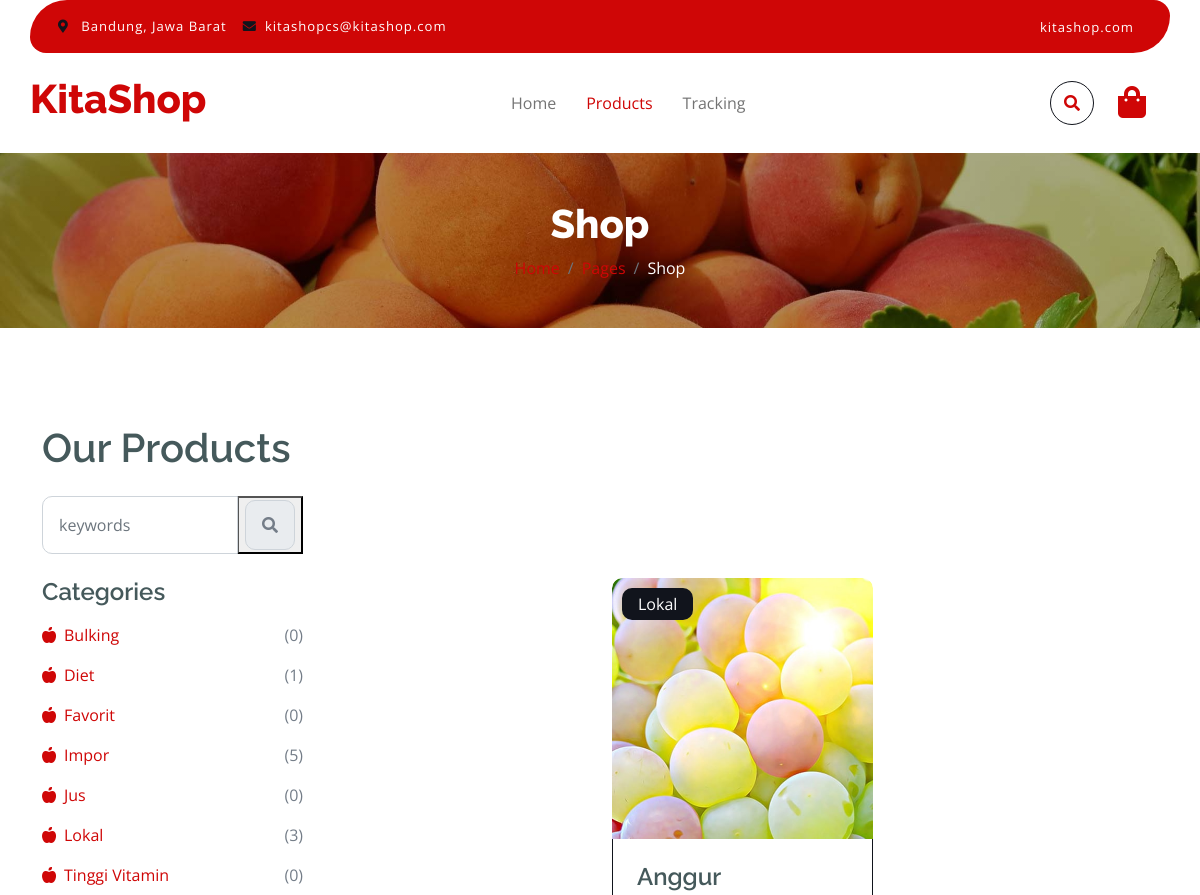
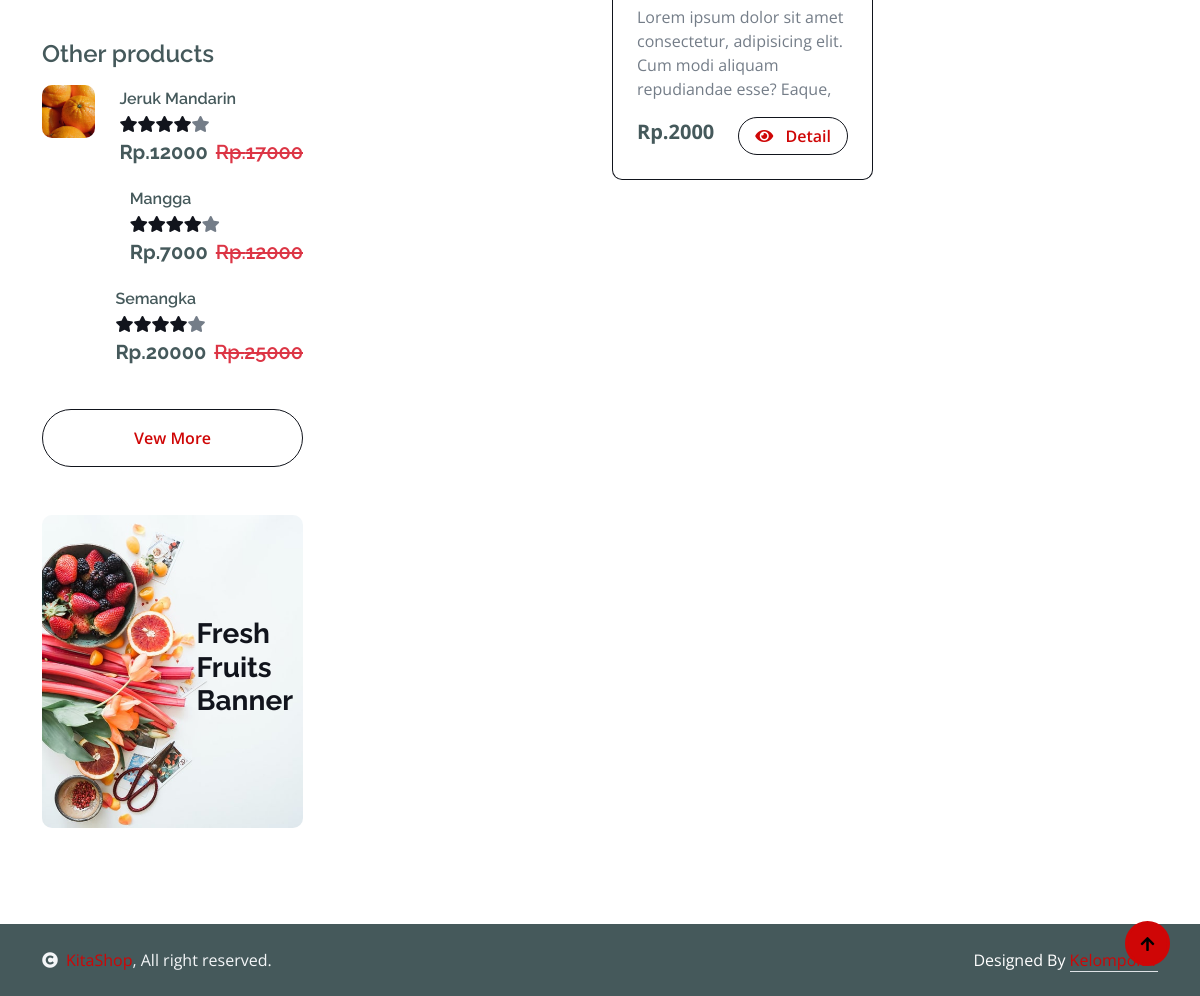
Page /search.php?keyword=Anggur on the committed database (2 pictures, top to bottom).
### tables this page shows
CREATE TABLE `category` (
  `category_id` int(11) NOT NULL,
  `category_name` varchar(23) NOT NULL
);

CREATE TABLE `product` (
  `product_id` int(11) NOT NULL,
  `product_name` varchar(56) NOT NULL,
  `product_pict` text NOT NULL,
  `product_description` text NOT NULL,
  `product_category` int(11) NOT NULL,
  `product_sub_category` int(11) DEFAULT NULL,
  `product_price` int(11) NOT NULL,
  `product_stock` int(11) NOT NULL,
  `product_status` int(2) NOT NULL
);

### function/search.php (called while the page is built)
<?php
require_once './config/database.php';
function read($keyword)
{
    global $conn;
    $query = "SELECT product_id, product_name, product_pict, product_description, product_category, product_price, category_name
              FROM product
              JOIN category ON product.product_category = category.category_id
              WHERE product_status = 1 AND product_name LIKE '%$keyword%' OR category_name LIKE '%$keyword%' OR product_description LIKE '%$keyword%'
              ORDER BY product_id DESC";
    $result = mysqli_query($conn, $query);
    $rows = [];
    while ($row = mysqli_fetch_assoc($result)) {
        $rows[] = $row;
    }
    return $rows;
}
function other()
{
    global $conn;
    $query = "SELECT product_id, product_name, product_pict, product_description, product_category, product_price, category_name FROM product JOIN category ON product.product_category = category.category_id WHERE product_status = 1 ORDER BY product_id DESC LIMIT 3";
    $result = mysqli_query($conn, $query);
    $rows = [];
    while ($row = mysqli_fetch_assoc($result)) {
        $rows[] = $row;
    }
    return $rows;
}
function category()
{
    global $conn;
    $query = "SELECT c.category_id, c.category_name, COUNT(p.product_id) AS total_product
              FROM category c
              LEFT JOIN product p ON p.product_category = c.category_id
              GROUP BY c.category_id, c.category_name
              ORDER BY c.category_name ASC";
    $result = mysqli_query($conn, $query);
    $rows = [];
    while ($row = mysqli_fetch_assoc($result)) {
        $rows[] = $row;
    }
    return $rows;
}

### search.php (the view, shortened to what this page needs)
<?php
require_once 'function/search.php';
?>
<!DOCTYPE html>
<html lang="en">
<?php
require_once 'layout/header.php';
?>
<body>
    <?php
    require_once 'layout/header.php';
    ?>
    <?php
    require_once 'layout/navbar.php';
    ?>
    <div class="container-fluid page-header py-5">
        <h1 class="text-center text-white display-6">Shop</h1>
        <ol class="breadcrumb justify-content-center mb-0">
            <li class="breadcrumb-item"><a href="#">Home</a></li>
            <li class="breadcrumb-item"><a href="#">Pages</a></li>
            <li class="breadcrumb-item active text-white">Shop</li>
        </ol>
    </div>
    <div class="container-fluid fruite py-5">
        <div class="container py-5">
            <h1 class="mb-4">Our Products</h1>
            <div class="row g-4">
                <div class="col-lg-12">
                    <div class="row g-4 mb-4">
                        <div class="col-xl-3">
                            <form action="" action="POST">
                                <div class="input-group w-100 mx-auto d-flex">
                                    <input type="search" class="form-control p-3" name="keyword" placeholder="keywords" aria-describedby="search-icon-1">
                                    <button type="submit" name="search">
                                        <span id="search-icon-1" class="input-group-text p-3"><i class="fa fa-search"></i></span>
                                    </button>
                                </div>
                            </form>
                        </div>
                        <div class="col-6"></div>
                        <div class="col-xl-3">
                        </div>
                    </div>
                    <div class="row g-4">
                        <div class="col-lg-3">
                            <div class="row g-4">
                                <div class="col-lg-12">
                                    <div class="mb-3">
                                        <h4>Categories</h4>
                                        <ul class="list-unstyled fruite-categorie">
                                            <?php
                                            $rows = category();
                                            foreach ($rows as $row) {
                                            ?>
                                                <li>
                                                    <div class="d-flex justify-content-between fruite-name">
                                                        <a href="#"><i class="fas fa-apple-alt me-2"></i><?= $row['category_name']; ?></a>
                                                        <span>(<?= $row['total_product']; ?>)</span>
                                                    </div>
                                                </li>
                                            <?php } ?>
                                        </ul>
                                    </div>
                                </div>
                                <div class="col-lg-12">
                                    <h4 class="mb-3">Other products</h4>
                                    <?php
                                    $rows = other();
                                    foreach ($rows as $row) {
                                    ?>
                                        <div class="d-flex align-items-center justify-content-start">
                                            <div class="rounded me-4" style="width: 100px; height: 100px;">
                                                <img src="./assets/uploads/<?= $row['product_pict']; ?>" class="img-fluid rounded" alt="">
                                            </div>
                                            <div>
                                                <h6 class="mb-2"><?= $row['product_name']; ?></h6>
                                                <div class="d-flex mb-2">
                                                    <i class="fa fa-star text-secondary"></i>
                                                    <i class="fa fa-star text-secondary"></i>
                                                    <i class="fa fa-star text-secondary"></i>
                                                    <i class="fa fa-star text-secondary"></i>
                                                    <i class="fa fa-star"></i>
                                                </div>
                                                <div class="d-flex mb-2">
                                                    <h5 class="fw-bold me-2">Rp.<?= $row['product_price']; ?></h5>
                                                    <h5 class="text-danger text-decoration-line-through">Rp.<?= $row['product_price'] + 5000; ?></h5>
                                                </div>
                                            </div>
                                        </div>
                                    <?php } ?>
                                    <div class="d-flex justify-content-center my-4">
                                        <a href="product.php" class="btn border border-secondary px-4 py-3 rounded-pill text-primary w-100">Vew More</a>
                                    </div>
                                </div>
                                <div class="col-lg-12">
                                    <div class="position-relative">
                                        <img src="./assets/frontend/img/banner-fruits.jpg" class="img-fluid w-100 rounded" alt="">
                                        <div class="position-absolute" style="top: 50%; right: 10px; transform: translateY(-50%);">
                                            <h3 class="text-secondary fw-bold">Fresh <br> Fruits <br> Banner</h3>
                                        </div>
                                    </div>
                                </div>
                            </div>
                        </div>
                        <div class="col-lg-9">
                            <div class="row g-4 justify-content-center">
                                <?php
                                $keyword = $_GET['keyword'];
                                $rows = read($keyword);
                                foreach ($rows as $row) {
                                ?>
                                    <div class="col-md-6 col-lg-6 col-xl-4">
                                        <div class="rounded position-relative fruite-item">
                                            <div class="fruite-img">
                                                <img src="./assets/uploads/<?= $row['product_pict']; ?>" class="img-fluid w-100 rounded-top" alt="">
                                            </div>
                                            <div class="text-white bg-secondary px-3 py-1 rounded position-absolute" style="top: 10px; left: 10px;"><?= $row['category_name']; ?></div>
                                            <div class="p-4 border border-secondary border-top-0 rounded-bottom">
                                                <h4><?= $row['product_name']; ?></h4>
                                                <p><?= substr($row['product_description'], 0, 100); ?></p>
                                                <div class="d-flex justify-content-between flex-lg-wrap">
                                                    <p class="text-dark fs-5 fw-bold mb-0">Rp.<?= $row['product_price']; ?></p>
                                                    <a href="detail.php?id=<?= $row['product_id']; ?>" class="btn border border-secondary rounded-pill px-3 text-primary"><i class="fa fa-eye me-2 text-primary"></i> Detail</a>
                                                </div>
                                            </div>
                                        </div>
                                    </div>
                                <?php } ?>
                            </div>
                        </div>
                    </div>
                </div>
            </div>
        </div>
    </div>
    <?php
    require_once 'layout/footer.php';
    ?>
    <a href="#" class="btn btn-primary border-3 border-primary rounded-circle back-to-top"><i class="fa fa-arrow-up"></i></a>
</body>
</html>

### assets/frontend/css/style.css (style rules this page uses)
.back-to-top { position: fixed; right: 30px; bottom: 30px; display: flex; width: 45px; height: 45px; align-items: center; justify-content: center; transition: 0.5s; z-index: 99; }
.btn { font-weight: 600; transition: 0.5s; }
.btn.border-secondary { transition: 0.5s; }
.page-header { position: relative; background: linear-gradient(rgba(0, 0, 0, 0.3), rgba(0, 0, 0, 0.3)), url(../img/cart-page-header-img.jpg); background-position: center center; background-repeat: no-repeat; background-size: cover; }
@media (min-width: 992px) { .hero-header, .page-header { margin-top: 152px !important; } }
.fruite .fruite-categorie .fruite-name { line-height: 40px; }
.fruite .fruite-categorie .fruite-name a { transition: 0.5s; }
.fruite .fruite-item { height: 100%; transition: 0.5s; }
.fruite .fruite-item .fruite-img { overflow: hidden; transition: 0.5s; border-radius: 10px 10px 0 0; }
.fruite .fruite-item .fruite-img img { transition: 0.5s; }

### rows in the picture
category: category_name "Bulking", total_product "0"
category: category_name "Diet", total_product "1"
category: category_name "Favorit", total_product "0"
category: category_name "Impor", total_product "5"
category: category_name "Jus", total_product "0"
category: category_name "Lokal", total_product "3"
category: category_name "Tinggi Vitamin", total_product "0"
product: product_pict (picture), product_name "Jeruk Mandarin", product_price "12000", $row['product_price'] + 5000 "17000"
product: product_name "Mangga", product_price "7000", $row['product_price'] + 5000 "12000"
product: product_name "Semangka", product_price "20000", $row['product_price'] + 5000 "25000"
product: product_pict (picture), product_category.category_name "Lokal", product_name "Anggur", product_description "Lorem ipsum dolor sit amet consectetur, adipisicing elit. Cum modi aliquam repudiandae esse? Eaque,", product_price "2000"
